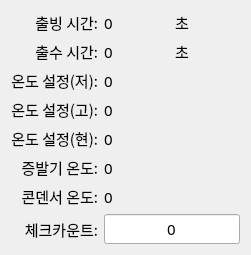
   <widget class="QWidget" name="layoutWidget">
    <property name="geometry">
     <rect>
      <x>320</x>
      <y>510</y>
      <width>251</width>
      <height>232</height>
     </rect>
    </property>
    <layout class="QGridLayout" name="gridLayout_4">
     <item row="0" column="0">
      <widget class="QLabel" name="label_67">
       <property name="font">
        <font>
         <family>함초롬돋움</family>
         <pointsize>11</pointsize>
         <weight>50</weight>
         <italic>false</italic>
         <bold>false</bold>
        </font>
       </property>
       <property name="text">
        <string>출빙 시간:</string>
       </property>
       <property name="alignment">
        <set>Qt::AlignRight|Qt::AlignTrailing|Qt::AlignVCenter</set>
       </property>
      </widget>
     </item>
     <item row="0" column="1">
      <widget class="QLabel" name="LB_STATUS_LAST_ICE_TIME_2">
       <property name="font">
        <font>
         <family>함초롬돋움</family>
         <pointsize>11</pointsize>
         <weight>50</weight>
         <italic>false</italic>
         <bold>false</bold>
        </font>
       </property>
       <property name="text">
        <string>0</string>
       </property>
      </widget>
     </item>
     <item row="0" column="2">
      <widget class="QLabel" name="label_40">
       <property name="font">
        <font>
         <family>함초롬돋움</family>
         <pointsize>11</pointsize>
         <weight>50</weight>
         <italic>false</italic>
         <bold>false</bold>
        </font>
       </property>
       <property name="text">
        <string>초</string>
       </property>
      </widget>
     </item>
     <item row="1" column="0">
      <widget class="QLabel" name="label_49">
       <property name="font">
        <font>
         <family>함초롬돋움</family>
         <pointsize>11</pointsize>
         <weight>50</weight>
         <italic>false</italic>
         <bold>false</bold>
        </font>
       </property>
       <property name="text">
        <string>출수 시간:</string>
       </property>
       <property name="alignment">
        <set>Qt::AlignRight|Qt::AlignTrailing|Qt::AlignVCenter</set>
       </property>
      </widget>
     </item>
     <item row="1" column="1">
      <widget class="QLabel" name="LB_STATUS_LAST_WATER_TIME_2">
       <property name="font">
        <font>
         <family>함초롬돋움</family>
         <pointsize>11</pointsize>
         <weight>50</weight>
         <italic>false</italic>
         <bold>false</bold>
        </font>
       </property>
       <property name="text">
        <string>0</string>
       </property>
      </widget>
     </item>
     <item row="1" column="2">
      <widget class="QLabel" name="label_68">
       <property name="font">
        <font>
         <family>함초롬돋움</family>
         <pointsize>11</pointsize>
         <weight>50</weight>
         <italic>false</italic>
         <bold>false</bold>
        </font>
       </property>
       <property name="text">
        <string>초</string>
       </property>
      </widget>
     </item>
     <item row="2" column="0">
      <widget class="QLabel" name="label_51">
       <property name="font">
        <font>
         <family>함초롬돋움</family>
         <pointsize>11</pointsize>
         <weight>50</weight>
         <italic>false</italic>
         <bold>false</bold>
        </font>
       </property>
       <property name="text">
        <string>온도 설정(저):</string>
       </property>
       <property name="alignment">
        <set>Qt::AlignRight|Qt::AlignTrailing|Qt::AlignVCenter</set>
       </property>
      </widget>
     </item>
     <item row="2" column="1">
      <widget class="QLabel" name="LB_STATUS_AMBIENT_TEMP_LOW_2">
       <property name="font">
        <font>
         <family>함초롬돋움</family>
         <pointsize>11</pointsize>
         <weight>50</weight>
         <italic>false</italic>
         <bold>false</bold>
        </font>
       </property>
       <property name="text">
        <string>0</string>
       </property>
      </widget>
     </item>
     <item row="3" column="0">
      <widget class="QLabel" name="label_42">
       <property name="font">
        <font>
         <family>함초롬돋움</family>
         <pointsize>11</pointsize>
         <weight>50</weight>
         <italic>false</italic>
         <bold>false</bold>
        </font>
       </property>
       <property name="text">
        <string>온도 설정(고):</string>
       </property>
       <property name="alignment">
        <set>Qt::AlignRight|Qt::AlignTrailing|Qt::AlignVCenter</set>
       </property>
      </widget>
     </item>
     <item row="3" column="1">
      <widget class="QLabel" name="LB_STATUS_AMBIENT_TEMP_HIGH_2">
       <property name="font">
        <font>
         <family>함초롬돋움</family>
         <pointsize>11</pointsize>
         <weight>50</weight>
         <italic>false</italic>
         <bold>false</bold>
        </font>
       </property>
       <property name="text">
        <string>0</string>
       </property>
      </widget>
     </item>
     <item row="4" column="0">
      <widget class="QLabel" name="label_66">
       <property name="font">
        <font>
         <family>함초롬돋움</family>
         <pointsize>11</pointsize>
         <weight>50</weight>
         <italic>false</italic>
         <bold>false</bold>
        </font>
       </property>
       <property name="text">
        <string>온도 설정(현):</string>
       </property>
       <property name="alignment">
        <set>Qt::AlignRight|Qt::AlignTrailing|Qt::AlignVCenter</set>
       </property>
      </widget>
     </item>
     <item row="4" column="1">
      <widget class="QLabel" name="LB_STATUS_AMBIENT_TEMP_NOW_2">
       <property name="font">
        <font>
         <family>함초롬돋움</family>
         <pointsize>11</pointsize>
         <weight>50</weight>
         <italic>false</italic>
         <bold>false</bold>
        </font>
       </property>
       <property name="text">
        <string>0</string>
       </property>
      </widget>
     </item>
     <item row="5" column="0">
      <widget class="QLabel" name="label_64">
       <property name="font">
        <font>
         <family>함초롬돋움</family>
         <pointsize>11</pointsize>
         <weight>50</weight>
         <italic>false</italic>
         <bold>false</bold>
        </font>
       </property>
       <property name="text">
        <string>증발기 온도:</string>
       </property>
       <property name="alignment">
        <set>Qt::AlignRight|Qt::AlignTrailing|Qt::AlignVCenter</set>
       </property>
      </widget>
     </item>
     <item row="5" column="1">
      <widget class="QLabel" name="LB_STATUS_EVAPORATOR_TEMP_2">
       <property name="font">
        <font>
         <family>함초롬돋움</family>
         <pointsize>11</pointsize>
         <weight>50</weight>
         <italic>false</italic>
         <bold>false</bold>
        </font>
       </property>
       <property name="text">
        <string>0</string>
       </property>
      </widget>
     </item>
     <item row="6" column="0">
      <widget class="QLabel" name="label_59">
       <property name="font">
        <font>
         <family>함초롬돋움</family>
         <pointsize>11</pointsize>
         <weight>50</weight>
         <italic>false</italic>
         <bold>false</bold>
        </font>
       </property>
       <property name="text">
        <string>콘덴서 온도:</string>
       </property>
       <property name="alignment">
        <set>Qt::AlignRight|Qt::AlignTrailing|Qt::AlignVCenter</set>
       </property>
      </widget>
     </item>
     <item row="6" column="1">
      <widget class="QLabel" name="LB_STATUS_CONDENSOR_TEMP_2">
       <property name="font">
        <font>
         <family>함초롬돋움</family>
         <pointsize>11</pointsize>
         <weight>50</weight>
         <italic>false</italic>
         <bold>false</bold>
        </font>
       </property>
       <property name="text">
        <string>0</string>
       </property>
      </widget>
     </item>
     <item row="7" column="0">
      <widget class="QLabel" name="label_48">
       <property name="font">
        <font>
         <family>함초롬돋움</family>
         <pointsize>11</pointsize>
         <weight>50</weight>
         <italic>false</italic>
         <bold>false</bold>
        </font>
       </property>
       <property name="text">
        <string>체크카운트:</string>
       </property>
       <property name="alignment">
        <set>Qt::AlignRight|Qt::AlignTrailing|Qt::AlignVCenter</set>
       </property>
      </widget>
     </item>
     <item row="7" column="1" colspan="2">
      <widget class="QLineEdit" name="LE_ICE_CHECK_COUNT_2">
       <property name="font">
        <font>
         <family>함초롬돋움</family>
         <pointsize>11</pointsize>
         <weight>50</weight>
         <italic>false</italic>
         <bold>false</bold>
        </font>
       </property>
       <property name="text">
        <string>0</string>
       </property>
       <property name="alignment">
        <set>Qt::AlignCenter</set>
       </property>
       <property name="readOnly">
        <bool>true</bool>
       </property>
      </widget>
     </item>
    </layout>
   </widget>
